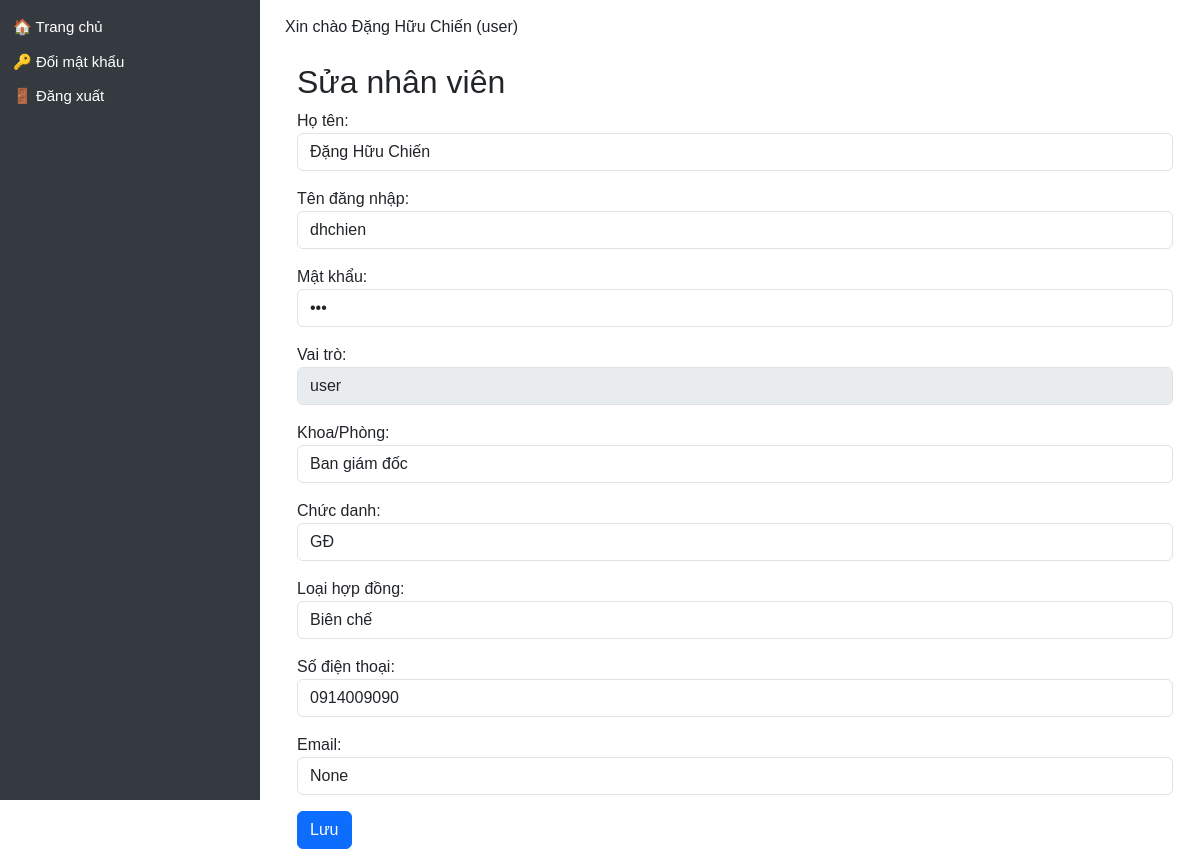
The app's page /users/edit/4, older data.
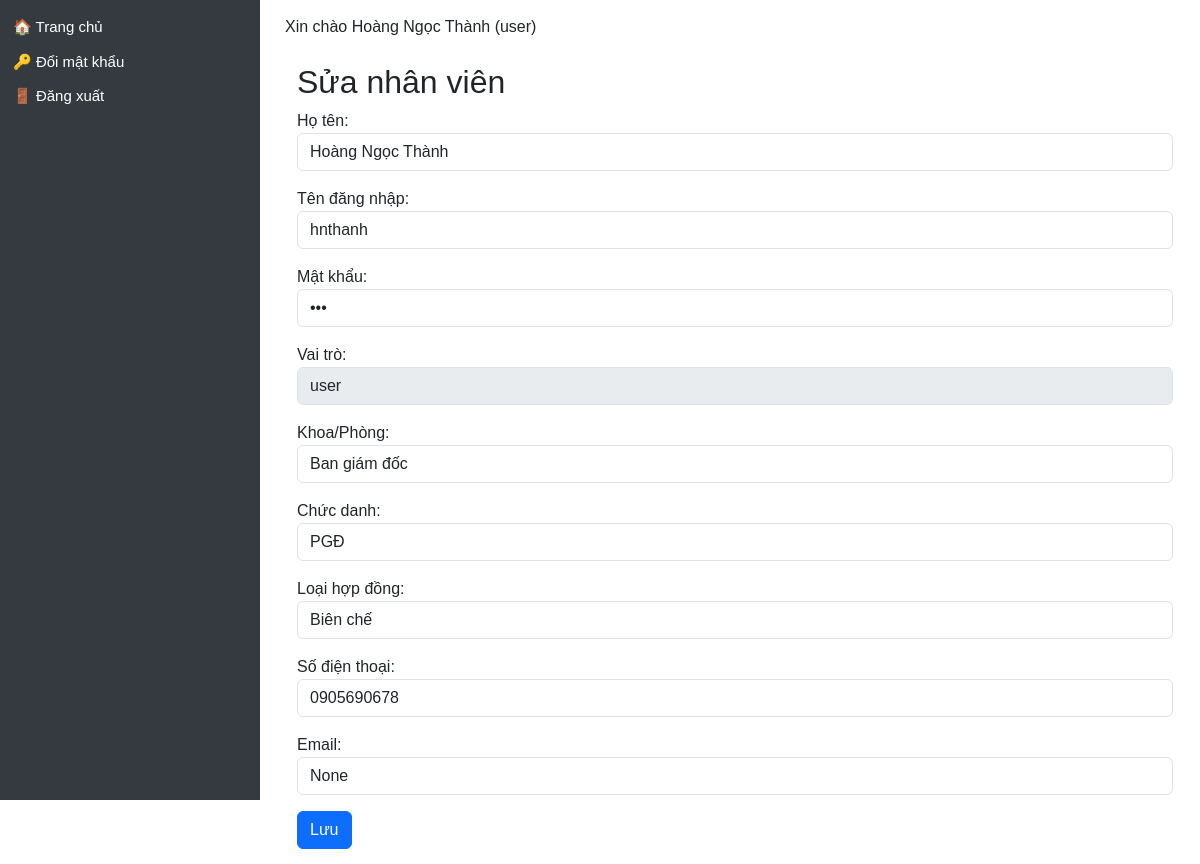
The same page, newer data.
### models/user.py (models this page shows)
class User(db.Model, UserMixin):
    __tablename__ = 'user'
    id = db.Column(db.Integer, primary_key=True)
    name = db.Column(db.String(100), nullable=False)
    username = db.Column(db.String(50), unique=True, nullable=False)
    password = db.Column(db.String(100), nullable=False)
    role = db.Column(db.String(20))  # admin / manager / user
    department = db.Column(db.String(100))
    position = db.Column(db.String(50))  # Bác sĩ / Điều dưỡng / KTV...
    contract_type = db.Column(db.String(50))  # Hợp đồng / Biên chế / v.v.
    email = db.Column(db.String(120))
    phone = db.Column(db.String(20))
    start_year = db.Column(db.Integer)  # ✅ Năm vào công tác (mới thêm)
    schedules = relationship("Schedule", back_populates="user")
    leave_requests = relationship('LeaveRequest', back_populates='user')

### app.py (the view, shortened to what this page needs)
@app.route('/users/edit/<int:user_id>', methods=['GET', 'POST'])
def edit_user(user_id):
    user = User.query.get_or_404(user_id)
    return render_template('edit_user.html', user=user)

### app.py (called while the page is built)
@app.context_processor
def inject_user():
    user = None
    if 'user_id' in session:
        user = db.session.get(User, session['user_id'])
    return dict(user=user)

@app.context_processor
def inject_helpers():
    return dict(get_titled_names=get_titled_names)

@app.context_processor
def inject_helpers():
    return dict(get_titled_names=get_titled_names)

### templates/edit_user.html (shortened to what this page needs)
{% extends "layout.html" %}
{% block content %}
<div class="container mt-4">
  <h2>{{ 'Sửa' if user else 'Thêm' }} nhân viên</h2>
  <form method="POST">
    <div class="mb-3">
      <label>Họ tên:</label>
      <input type="text" name="name" class="form-control" value="{{ user.name if user else '' }}" required>
    </div>
    <div class="mb-3">
      <label>Tên đăng nhập:</label>
      <input type="text" name="username" class="form-control" value="{{ user.username if user else '' }}" required>
    </div>
    <div class="mb-3">
      <label>Mật khẩu:</label>
      <input type="password" name="password" class="form-control" value="{{ user.password if user else '' }}" required>
    </div>
    <div class="mb-3">
      <label>Vai trò:</label>
      {% if session['role'] == 'admin' %}
      <select name="role" class="form-control">
        <option value="user" {% if user and user.role == 'user' %}selected{% endif %}>User</option>
        <option value="manager" {% if user and user.role == 'manager' %}selected{% endif %}>Manager</option>
        <option value="admin" {% if user and user.role == 'admin' %}selected{% endif %}>Admin</option>
      </select>
      {% else %}
      <input type="text" class="form-control" value="{{ user.role if user else 'user' }}" disabled>
      {% endif %}
    </div>
    <div class="mb-3">
      <label>Khoa/Phòng:</label>
      <input type="text" name="department" class="form-control" value="{{ user.department if user else '' }}">
    </div>
    <div class="mb-3">
      <label>Chức danh:</label>
      <input type="text" name="position" class="form-control" value="{{ user.position if user else '' }}">
    </div>
    <div class="mb-3">
      <label>Loại hợp đồng:</label>
      <select name="contract_type" class="form-control">
        <option value="Biên chế" {% if user and user.contract_type == 'Biên chế' %}selected{% endif %}>Biên chế</option>
      </select>
    </div>
    <div class="mb-3">
      <label>Số điện thoại:</label>
      <input type="text" name="phone" class="form-control" value="{{ user.phone if user else '' }}">
    </div>
    <div class="mb-3">
      <label>Email:</label>
      <input type="email" name="email" class="form-control" value="{{ user.email if user else '' }}">
    </div>
    <button type="submit" class="btn btn-primary">Lưu</button>
  </form>
</div>
{% endblock %}

### templates/layout.html (shortened to what this page needs)
<!DOCTYPE html>
<html lang="vi">
<head>
  <link rel="stylesheet" href="https://cdn.jsdelivr.net/npm/bootstrap@5.3.3/dist/css/bootstrap.min.css">
</head>
<body>
  <div class="sidebar">
    <ul>
      <li><a href="/">🏠 Trang chủ</a></li>
      <li><a href="/change-password">🔑 Đổi mật khẩu</a></li>
      <li><a href="/logout">🚪 Đăng xuất</a></li>
    </ul>
  </div>
  <div class="content">
    {% if user %}
      <p class="d-print-none">Xin chào {{ user.name }} ({{ user.role }})</p>
    {% else %}
      <p>Xin chào Khách</p>
    {% endif %}
    {% block content %}{% endblock %}
  </div>
</body>
</html>

Row changes from the older to the newer data that the page shows:
changed User "user": name "Đặng Hữu Chiến" → "Hoàng Ngọc Thành"; username "dhchien" → "hnthanh"; position "GĐ" → "PGĐ"; phone "0914009090" → "0905690678"
